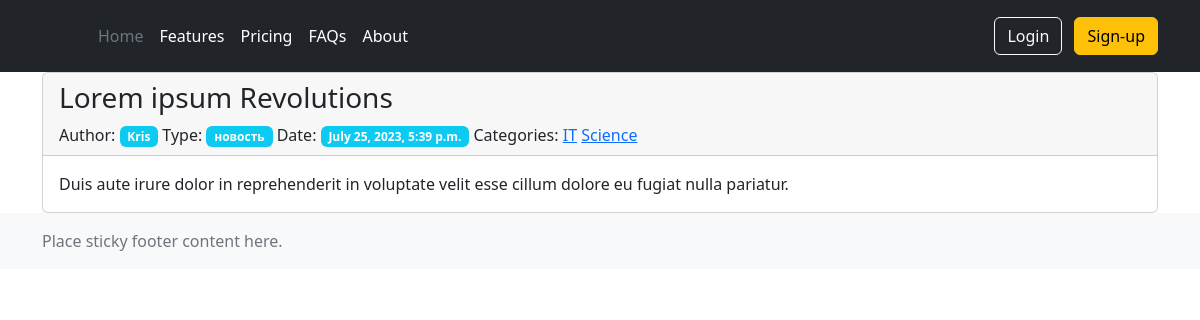
/news/post/3, run on an earlier commit of the app's database.
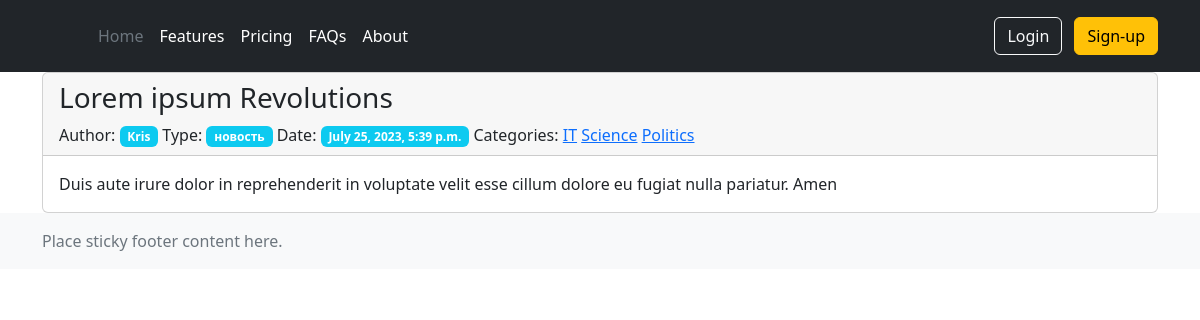
And on a later commit of the database.
### news/models.py (models this page shows, shortened)
class Category(models.Model):
    name = models.CharField(max_length=64, unique=True)
    subscribers = models.ManyToManyField(User, blank=True)

class Post(models.Model):
    author = models.ForeignKey(Author, on_delete=models.CASCADE)
    NEWS = 'NW'
    ARTICLE = 'AR'
    CATEGORY_CHOICES = (
        (NEWS, 'новость'),
        (ARTICLE, 'статья')
    )
    categoryType = models.CharField(max_length=2, choices=CATEGORY_CHOICES, default=ARTICLE)
    creationDate = models.DateTimeField(auto_now_add=True)
    postCategory = models.ManyToManyField(Category, through='PostCategory')
    title = models.CharField(max_length=128)
    text = models.TextField()
    rating = models.SmallIntegerField(default=0)

class Author(models.Model):
    authorUser = models.OneToOneField(User, on_delete=models.CASCADE)
    authorRating = models.SmallIntegerField(default=0)
    def __str__(self):
        return self.authorUser.username

### news/views.py (the view)
# urls.py: path('post/<int:pk>', PostDetailView.as_view(), name='post_detail'),
class PostDetailView(DetailView):
    template_name = 'news/post_detail.html'
    queryset = Post.objects.all()

### news/templates/news/post_detail.html (shortened to what this page needs)
{% extends 'layout/base.html' %}
{% block content %}
<div class="card">
 <div class="card-header">
   <h3>
     {{ post.title }}
   </h3>
   <div>
       Author: <span class="badge bg-info">{{ post.author }}</span>
       Type: <span class="badge bg-info">{{ post.get_categoryType_display }}</span>
       Date: <span class="badge bg-info">{{ post.creationDate }}</span>
       Categories:
       {% for category in post.postCategory.values %}
       <a href="{% url 'news:category' category.id %}" class="category">{{category.name}}</a>
       {% endfor %}
   </div>
 </div>
 <div class="card-body">
   {{ post.text }}
 </div>
</div>
{% endblock content %}

What changed in the data, as far as the page shows it:
changed Post "Lorem ipsum Revolutions": text "Duis aute irure dolor in reprehenderit in voluptate velit esse cillum dolore eu fugiat nulla pariatur." → "Duis aute irure dolor in reprehenderit in voluptate velit esse cillum dolore eu fugiat nulla pariatur. Amen"
now on this page (row unchanged): Category: name "Politics"
